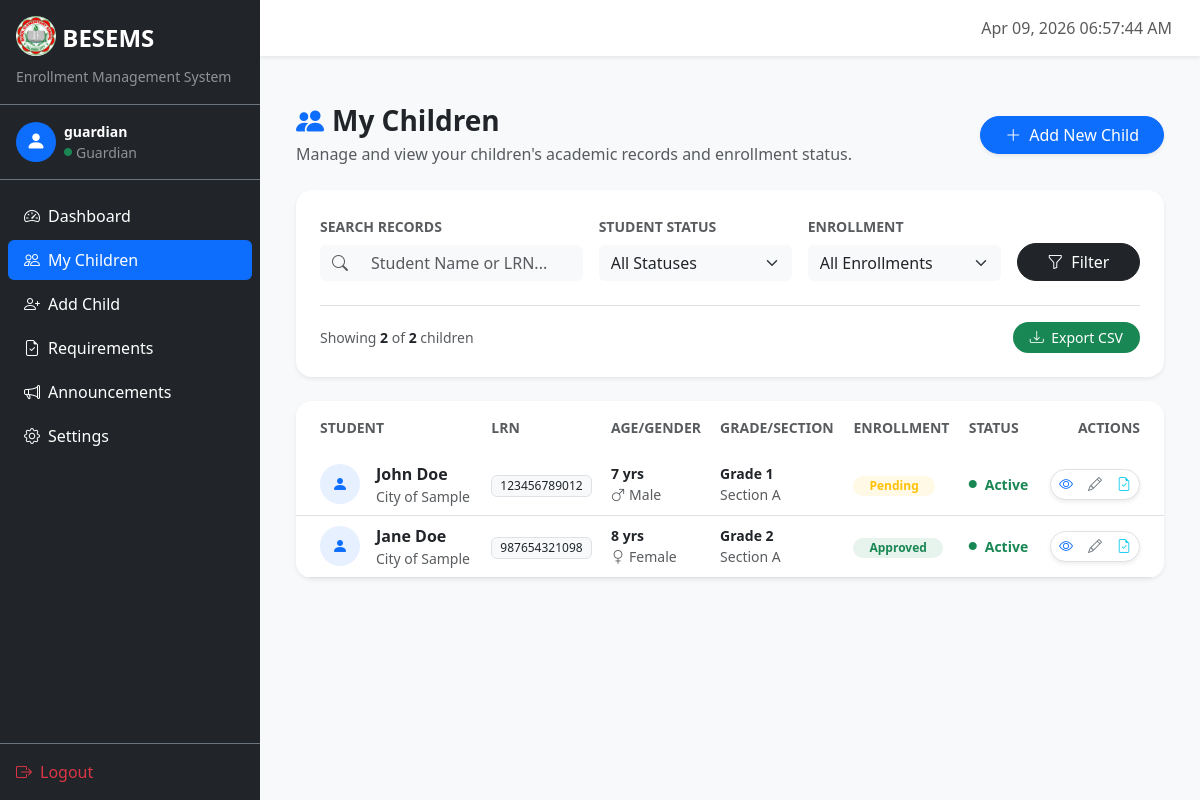
Screenshot of /my-students (signed in) with the database file from the repository.
### tables this page shows
CREATE TABLE `students` (
  `student_id` int(11) NOT NULL,
  `guardian_id` int(11) NOT NULL,
  `lrn` varchar(12) NOT NULL,
  
   
  `first_name` varchar(100) NOT NULL,
  `middle_name` varchar(100) DEFAULT NULL,
  `last_name` varchar(100) NOT NULL,
  `name_extension` varchar(10) DEFAULT NULL,
  `date_of_birth` date NOT NULL,
  `place_of_birth` varchar(200) DEFAULT NULL,
  `gender` enum('Male','Female') NOT NULL,
  
   
  `mother_tongue` varchar(50) DEFAULT NULL,
  `religion` varchar(50) DEFAULT NULL,
  `indigenous_people` varchar(50) DEFAULT NULL,
  
   
  `house_number` varchar(50) DEFAULT NULL,
  `street_name` varchar(100) DEFAULT NULL,
  `barangay` varchar(100) NOT NULL,
  `city_municipality` varchar(100) NOT NULL,
  `province` varchar(100) NOT NULL,
  `region` varchar(100) DEFAULT NULL,
  `zip_code` varchar(10) DEFAULT NULL,
  
   
  `father_name` varchar(200) DEFAULT NULL,
  `father_occupation` varchar(100) DEFAULT NULL,
  `father_contact` varchar(15) DEFAULT NULL,
  `mother_name` varchar(200) DEFAULT NULL,
  `mother_occupation` varchar(100) DEFAULT NULL,
  `mother_contact` varchar(15) DEFAULT NULL,
  `guardian_name` varchar(200) DEFAULT NULL,
  `guardian_relationship` enum('Parent','Legal Guardian','Grandparent','Aunt/Uncle','Sibling','Other') NOT NULL,
  `guardian_occupation` varchar(100) DEFAULT NULL,
  
   
  `assigned_section_id` int(11) DEFAULT NULL,
  `enrollment_type` enum('New','Continuing','Transferee','Returnee') DEFAULT 'New',
  `previous_school` varchar(200) DEFAULT NULL,
  `previous_grade_level` varchar(20) DEFAULT NULL,
  `student_status` enum('Active','Inactive','Transferred','Graduated','Dropped') DEFAULT 'Active',
  
   
  `created_at` timestamp NOT NULL DEFAULT current_timestamp(),
  `updated_at` timestamp NOT NULL DEFAULT current_timestamp() ON UPDATE current_timestamp()
);

CREATE TABLE `grade_levels` (
  `grade_id` int(11) NOT NULL,
  `grade_name` varchar(20) NOT NULL,
  `grade_level` tinyint(1) NOT NULL,
  `is_active` tinyint(1) DEFAULT 1
);

CREATE TABLE `sections` (
  `section_id` int(11) NOT NULL,
  `grade_id` int(11) NOT NULL,
  `section_name` varchar(50) NOT NULL,
  `room_number` varchar(20) DEFAULT NULL,
  `max_students` int(11) DEFAULT 40,
  `adviser_name` varchar(100) DEFAULT NULL,
  `school_year` varchar(20) DEFAULT NULL,
  `is_active` tinyint(1) DEFAULT 1,
  `created_at` timestamp NOT NULL DEFAULT current_timestamp()
);

CREATE TABLE `student_requirements` (
  `requirement_id` int(11) NOT NULL,
  `student_id` int(11) NOT NULL,
  
   
  `birth_certificate` tinyint(1) DEFAULT 0,
  `report_card_form137` tinyint(1) DEFAULT 0,
  `good_moral_certificate` tinyint(1) DEFAULT 0,
  `certificate_of_completion` tinyint(1) DEFAULT 0,
  `id_picture_2x2` tinyint(1) DEFAULT 0,
  
   
  `transfer_credential` tinyint(1) DEFAULT 0,
  `medical_certificate` tinyint(1) DEFAULT 0,
  
   
  `enrollment_status` enum('Pending','For Review','Approved','Declined','Incomplete') DEFAULT 'Pending',
  `remarks` text DEFAULT NULL,
  `admin_notes` text DEFAULT NULL,
  
   
  `submitted_at` timestamp NULL DEFAULT NULL,
  `reviewed_at` timestamp NULL DEFAULT NULL,
  `reviewed_by` int(11) DEFAULT NULL,
  `approved_at` timestamp NULL DEFAULT NULL,
  `approved_by` int(11) DEFAULT NULL,
  
  `created_at` timestamp NOT NULL DEFAULT current_timestamp(),
  `updated_at` timestamp NOT NULL DEFAULT current_timestamp() ON UPDATE current_timestamp()
);

### views/guardian/my-students.php (the view, shortened to what the rows shown need)
<div class="container-fluid py-4">
    <div class="row align-items-center mb-4 g-3">
        <div class="col-md">
            <h1 class="h3 fw-bold mb-1 text-dark">
                <i class="bi bi-people-fill me-2 text-primary"></i>My Children
            </h1>
        </div>
    </div>
    <div class="card shadow-sm border-0 rounded-4 overflow-hidden">
        <div class="card-body p-0">
            <?php if (!empty($students)): ?>
                <div class="table-responsive">
                    <table class="table table-hover align-middle mb-0">
                        <thead class="bg-light">
                            <tr>
                                <th class="ps-4 border-0 small text-uppercase fw-bold text-muted py-3">Student</th>
                                <th class="border-0 small text-uppercase fw-bold text-muted py-3">LRN</th>
                                <th class="border-0 small text-uppercase fw-bold text-muted py-3">Age/Gender</th>
                                <th class="border-0 small text-uppercase fw-bold text-muted py-3">Grade/Section</th>
                                <th class="border-0 small text-uppercase fw-bold text-muted py-3">Enrollment</th>
                                <th class="border-0 small text-uppercase fw-bold text-muted py-3">Status</th>
                                <th class="pe-4 border-0 small text-uppercase fw-bold text-muted py-3 text-end">Actions</th>
                            </tr>
                        </thead>
                        <tbody>
                            <?php foreach ($students as $student): ?>
                                <tr>
                                    <td class="ps-4">
                                        <div class="d-flex align-items-center">
                                            <div class="avatar-sm bg-primary bg-opacity-10 text-primary rounded-circle p-2 me-3 d-flex align-items-center justify-content-center" style="width: 40px; height: 40px;">
                                                <i class="bi bi-person-fill"></i>
                                            </div>
                                            <div>
                                                <div class="fw-bold text-dark"><?= htmlspecialchars($student['first_name'] . ' ' . $student['last_name']) ?></div>
                                                <div class="small text-muted"><?= htmlspecialchars($student['city_municipality']) ?></div>
                                            </div>
                                        </div>
                                    </td>
                                    <td>
                                        <span class="badge bg-light text-dark border fw-normal px-2 py-1">
                                            <?= htmlspecialchars($student['lrn']) ?>
                                        </span>
                                    </td>
                                    <td>
                                        <div class="small text-dark fw-semibold"><?= $student['age'] ?> yrs</div>
                                        <div class="small text-muted"><i class="bi bi-gender-<?= strtolower($student['gender']) ?> me-1"></i><?= htmlspecialchars($student['gender']) ?></div>
                                    </td>
                                    <td>
                                        <?php if ($student['grade_name']): ?>
                                            <div class="small fw-bold text-dark"><?= htmlspecialchars($student['grade_name']) ?></div>
                                            <div class="small text-muted"><?= htmlspecialchars($student['section_name'] ?? 'Section Pending') ?></div>
                                        <?php else: ?>
                                            <span class="text-muted small fst-italic">Not assigned</span>
                                        <?php endif; ?>
                                    </td>
                                    <td>
                                        <?php
                                        $en_status = $student['enrollment_status'] ?? 'Not Enrolled';
                                        $en_color = match($en_status) {
                                            'Approved' => 'success',
                                            'Pending', 'For Review' => 'warning',
                                            'Declined' => 'danger',
                                            default => 'secondary'
                                        };
                                        ?>
                                        <span class="badge rounded-pill bg-<?= $en_color ?> bg-opacity-10 text-<?= $en_color ?> px-3">
                                            <?= htmlspecialchars($en_status) ?>
                                        </span>
                                    </td>
                                    <td>
                                        <?php
                                        $st_status = $student['student_status'];
                                        $st_color = match($st_status) {
                                            'Active' => 'success',
                                            'Graduated' => 'primary',
                                            'Transferred' => 'warning',
                                            'Dropped' => 'danger',
                                            default => 'secondary'
                                        };
                                        ?>
                                        <div class="d-flex align-items-center small text-<?= $st_color ?> fw-bold">
                                            <i class="bi bi-circle-fill me-2" style="font-size: 0.5rem;"></i>
                                            <?= htmlspecialchars($st_status) ?>
                                        </div>
                                    </td>
                                    <td class="pe-4 text-end">
                                        <div class="btn-group shadow-sm rounded-pill bg-white border">
                                            <a href="view-student?id=<?= $student['student_id'] ?>" class="btn btn-sm text-primary border-0" title="View"><i class="bi bi-eye"></i></a>
                                            <a href="edit-student?id=<?= $student['student_id'] ?>" class="btn btn-sm text-secondary border-0" title="Edit"><i class="bi bi-pencil"></i></a>
                                            <a href="requirements?student_id=<?= $student['student_id'] ?>" class="btn btn-sm text-info border-0" title="Files"><i class="bi bi-file-earmark-check"></i></a>
                                        </div>
                                    </td>
                                </tr>
                            <?php endforeach; ?>
                        </tbody>
                    </table>
                </div>
            <?php endif; ?>
        </div>
    </div>
</div>

### rows the page displays
students: first_name+last_name "John Doe", city_municipality "City of Sample", lrn "123456789012", age "7", gender "Male", grade_levels.grade_name "Grade 1", assigned_section.section_name "Section A", student_requirements.enrollment_status "Pending", student_status "Active"
students: first_name+last_name "Jane Doe", city_municipality "City of Sample", lrn "987654321098", age "8", gender "Female", grade_levels.grade_name "Grade 2", assigned_section.section_name "Section A", student_requirements.enrollment_status "Approved", student_status "Active"

### other values shown
$_SESSION['name'] "guardian"
$userRole "Guardian"
$item['label'] "Dashboard"
$item['label'] "My Children"
$item['label'] "Add Child"
$item['label'] "Requirements"
$item['label'] "Announcements"
$item['label'] "Settings"
count($students) "2"
$total_records "2"
